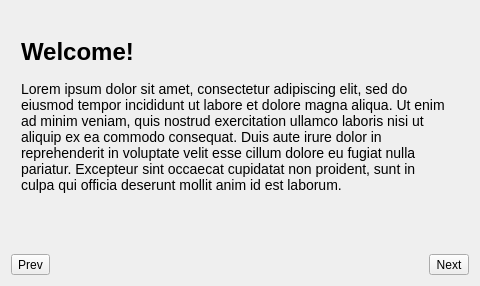
<?xml version="1.0" encoding="UTF-8"?>
<ui version="4.0">
 <class>demo</class>
 <widget class="QDialog" name="demo">
  <property name="geometry">
   <rect>
    <x>0</x>
    <y>0</y>
    <width>480</width>
    <height>286</height>
   </rect>
  </property>
  <property name="windowTitle">
   <string>Dialog</string>
  </property>
  <layout class="QVBoxLayout" name="verticalLayout">
   <item>
    <widget class="QSwipeView" name="stackedWidget">
     <property name="currentIndex">
      <number>0</number>
     </property>
     <widget class="QWidget" name="page_1">
      <layout class="QHBoxLayout" name="horizontalLayout_2">
       <property name="leftMargin">
        <number>0</number>
       </property>
       <property name="topMargin">
        <number>0</number>
       </property>
       <property name="rightMargin">
        <number>0</number>
       </property>
       <property name="bottomMargin">
        <number>0</number>
       </property>
       <item>
        <widget class="QWidget" name="p1_container" native="true">
         <widget class="QLabel" name="p1_title">
          <property name="geometry">
           <rect>
            <x>10</x>
            <y>10</y>
            <width>171</width>
            <height>61</height>
           </rect>
          </property>
          <property name="styleSheet">
           <string notr="true">font-size: 24px;
font-weight: bold;</string>
          </property>
          <property name="text">
           <string>Welcome!</string>
          </property>
         </widget>
         <widget class="QLabel" name="p1_desc">
          <property name="geometry">
           <rect>
            <x>10</x>
            <y>70</y>
            <width>431</width>
            <height>151</height>
           </rect>
          </property>
          <property name="styleSheet">
           <string notr="true">font-size: 14px;</string>
          </property>
          <property name="text">
           <string>Lorem ipsum dolor sit amet, consectetur adipiscing elit, sed do eiusmod tempor incididunt ut labore et dolore magna aliqua. Ut enim ad minim veniam, quis nostrud exercitation ullamco laboris nisi ut aliquip ex ea commodo consequat. Duis aute irure dolor in reprehenderit in voluptate velit esse cillum dolore eu fugiat nulla pariatur. Excepteur sint occaecat cupidatat non proident, sunt in culpa qui officia deserunt mollit anim id est laborum.</string>
          </property>
          <property name="alignment">
           <set>Qt::AlignLeading|Qt::AlignLeft|Qt::AlignTop</set>
          </property>
          <property name="wordWrap">
           <bool>true</bool>
          </property>
         </widget>
        </widget>
       </item>
      </layout>
     </widget>
     <widget class="QWidget" name="page_3">
      <widget class="QWidget" name="p2_container" native="true">
       <property name="geometry">
        <rect>
         <x>0</x>
         <y>0</y>
         <width>445</width>
         <height>230</height>
        </rect>
       </property>
       <widget class="QLabel" name="p2_title">
        <property name="geometry">
         <rect>
          <x>10</x>
          <y>10</y>
          <width>301</width>
          <height>61</height>
         </rect>
        </property>
        <property name="styleSheet">
         <string notr="true">font-size: 24px;
font-weight: bold;
</string>
        </property>
        <property name="text">
         <string>Widgets</string>
        </property>
       </widget>
       <widget class="QTabWidget" name="tabWidget">
        <property name="geometry">
         <rect>
          <x>10</x>
          <y>70</y>
          <width>431</width>
          <height>131</height>
         </rect>
        </property>
        <widget class="QWidget" name="tab">
         <attribute name="title">
          <string>Tab 1</string>
         </attribute>
         <widget class="QRadioButton" name="radioButton">
          <property name="geometry">
           <rect>
            <x>10</x>
            <y>10</y>
            <width>121</width>
            <height>21</height>
           </rect>
          </property>
          <property name="text">
           <string>Radio Button</string>
          </property>
          <property name="checked">
           <bool>true</bool>
          </property>
         </widget>
         <widget class="QRadioButton" name="radioButton_2">
          <property name="geometry">
           <rect>
            <x>10</x>
            <y>40</y>
            <width>131</width>
            <height>21</height>
           </rect>
          </property>
          <property name="text">
           <string>Radio Button 2</string>
          </property>
         </widget>
         <widget class="QComboBox" name="comboBox">
          <property name="geometry">
           <rect>
            <x>10</x>
            <y>70</y>
            <width>141</width>
            <height>23</height>
           </rect>
          </property>
          <item>
           <property name="text">
            <string>Item 1</string>
           </property>
          </item>
          <item>
           <property name="text">
            <string>Item 2</string>
           </property>
          </item>
          <item>
           <property name="text">
            <string>Item 3</string>
           </property>
          </item>
         </widget>
        </widget>
        <widget class="QWidget" name="tab_2">
         <attribute name="title">
          <string>Tab 2</string>
         </attribute>
        </widget>
       </widget>
      </widget>
     </widget>
     <widget class="QWidget" name="page_5">
      <widget class="QWidget" name="p4_container" native="true">
       <property name="geometry">
        <rect>
         <x>0</x>
         <y>0</y>
         <width>445</width>
         <height>230</height>
        </rect>
       </property>
       <widget class="QLabel" name="p4_title">
        <property name="geometry">
         <rect>
          <x>10</x>
          <y>10</y>
          <width>271</width>
          <height>61</height>
         </rect>
        </property>
        <property name="styleSheet">
         <string notr="true">font-size: 24px;
font-weight: bold;</string>
        </property>
        <property name="text">
         <string>Last page</string>
        </property>
       </widget>
       <widget class="QLabel" name="p4_desc">
        <property name="geometry">
         <rect>
          <x>10</x>
          <y>70</y>
          <width>431</width>
          <height>141</height>
         </rect>
        </property>
        <property name="styleSheet">
         <string notr="true">font-size: 14px;</string>
        </property>
        <property name="text">
         <string>Est ridiculus Class consectetuer leo nullam. Convallis porta condimentum dapibus. Suspendisse aliquam ligula elementum blandit. Massa sit. Tempor nonummy commodo odio id, bibendum.

Consequat, cras suspendisse molestie, cras purus integer tristique quam est lorem.</string>
        </property>
        <property name="alignment">
         <set>Qt::AlignLeading|Qt::AlignLeft|Qt::AlignTop</set>
        </property>
        <property name="wordWrap">
         <bool>true</bool>
        </property>
       </widget>
      </widget>
     </widget>
    </widget>
   </item>
   <item>
    <layout class="QHBoxLayout" name="horizontalLayout">
     <property name="topMargin">
      <number>0</number>
     </property>
     <item>
      <widget class="QToolButton" name="prev">
       <property name="styleSheet">
        <string notr="true"/>
       </property>
       <property name="text">
        <string>Prev</string>
       </property>
       <property name="icon">
        <iconset theme="arrow-left">
         <normaloff>.</normaloff>.</iconset>
       </property>
       <property name="toolButtonStyle">
        <enum>Qt::ToolButtonIconOnly</enum>
       </property>
      </widget>
     </item>
     <item>
      <spacer name="horizontalSpacerL">
       <property name="orientation">
        <enum>Qt::Horizontal</enum>
       </property>
       <property name="sizeHint" stdset="0">
        <size>
         <width>10</width>
         <height>20</height>
        </size>
       </property>
      </spacer>
     </item>
     <item>
       <widget class="QPageIndicator" name="pageIndicator">
         <property name="pageCount">
           <number>3</number>
         </property>
       </widget>
     </item>
     <item>
      <spacer name="horizontalSpacerR">
       <property name="orientation">
        <enum>Qt::Horizontal</enum>
       </property>
       <property name="sizeHint" stdset="0">
        <size>
         <width>10</width>
         <height>20</height>
        </size>
       </property>
      </spacer>
     </item>
     <item>
      <widget class="QToolButton" name="next">
       <property name="styleSheet">
        <string notr="true"/>
       </property>
       <property name="text">
        <string>Next</string>
       </property>
       <property name="icon">
        <iconset theme="arrow-right">
         <normaloff>.</normaloff>.</iconset>
       </property>
       <property name="toolButtonStyle">
        <enum>Qt::ToolButtonIconOnly</enum>
       </property>
      </widget>
     </item>
    </layout>
   </item>
  </layout>
 </widget>
 <customwidgets>
  <customwidget>
   <class>QSwipeView</class>
   <extends>QStackedWidget</extends>
   <header>QSwipeView</header>
   <container>1</container>
  </customwidget>
  <customwidget>
   <class>QPageIndicator</class>
   <extends>QWidget</extends>
   <header>QPageIndicator</header>
  </customwidget>
 </customwidgets>
 <resources/>
 <connections/>
</ui>
